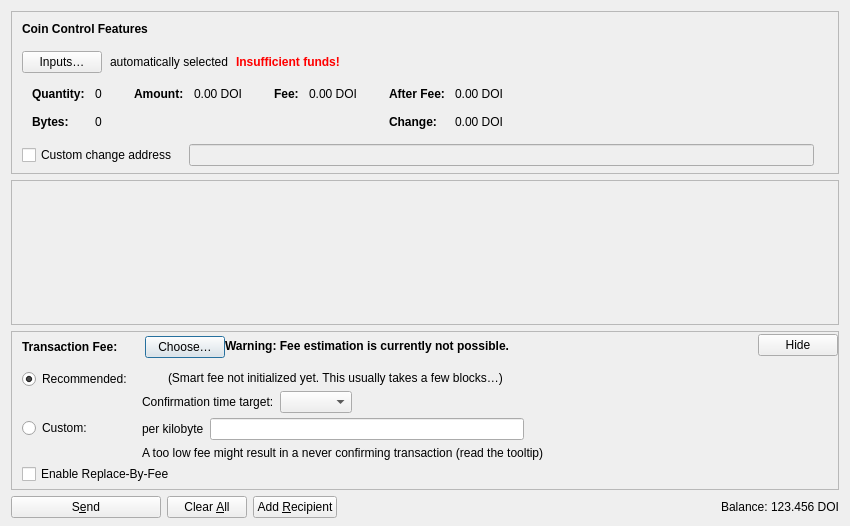
<?xml version="1.0" encoding="UTF-8"?>
<ui version="4.0">
 <class>SendCoinsDialog</class>
 <widget class="QDialog" name="SendCoinsDialog">
  <property name="geometry">
   <rect>
    <x>0</x>
    <y>0</y>
    <width>850</width>
    <height>526</height>
   </rect>
  </property>
  <property name="windowTitle">
   <string>Send Coins</string>
  </property>
  <layout class="QVBoxLayout" name="verticalLayout" stretch="0,1,0,0">
   <property name="bottomMargin">
    <number>8</number>
   </property>
   <item>
    <widget class="QFrame" name="frameCoinControl">
     <property name="sizePolicy">
      <sizepolicy hsizetype="Expanding" vsizetype="Expanding">
       <horstretch>0</horstretch>
       <verstretch>0</verstretch>
      </sizepolicy>
     </property>
     <property name="maximumSize">
      <size>
       <width>16777215</width>
       <height>16777215</height>
      </size>
     </property>
     <property name="frameShape">
      <enum>QFrame::StyledPanel</enum>
     </property>
     <property name="frameShadow">
      <enum>QFrame::Sunken</enum>
     </property>
     <layout class="QVBoxLayout" name="verticalLayoutCoinControl2">
      <property name="spacing">
       <number>0</number>
      </property>
      <property name="leftMargin">
       <number>0</number>
      </property>
      <property name="topMargin">
       <number>0</number>
      </property>
      <property name="rightMargin">
       <number>0</number>
      </property>
      <property name="bottomMargin">
       <number>6</number>
      </property>
      <item>
       <layout class="QVBoxLayout" name="verticalLayoutCoinControl" stretch="0,0,0,0,1">
        <property name="spacing">
         <number>0</number>
        </property>
        <property name="leftMargin">
         <number>10</number>
        </property>
        <property name="topMargin">
         <number>10</number>
        </property>
        <item>
         <layout class="QHBoxLayout" name="horizontalLayoutCoinControl1">
          <property name="bottomMargin">
           <number>15</number>
          </property>
          <item>
           <widget class="QLabel" name="labelCoinControlFeatures">
            <property name="sizePolicy">
             <sizepolicy hsizetype="Preferred" vsizetype="Maximum">
              <horstretch>0</horstretch>
              <verstretch>0</verstretch>
             </sizepolicy>
            </property>
            <property name="font">
             <font>
              <weight>75</weight>
              <bold>true</bold>
             </font>
            </property>
            <property name="styleSheet">
             <string notr="true">font-weight:bold;</string>
            </property>
            <property name="text">
             <string>Coin Control Features</string>
            </property>
           </widget>
          </item>
         </layout>
        </item>
        <item>
         <layout class="QHBoxLayout" name="horizontalLayoutCoinControl2" stretch="0,0,0,0">
          <property name="spacing">
           <number>8</number>
          </property>
          <property name="bottomMargin">
           <number>10</number>
          </property>
          <item>
           <widget class="QPushButton" name="pushButtonCoinControl">
            <property name="styleSheet">
             <string notr="true"/>
            </property>
            <property name="text">
             <string>Inputs…</string>
            </property>
            <property name="autoDefault">
             <bool>false</bool>
            </property>
           </widget>
          </item>
          <item>
           <widget class="QLabel" name="labelCoinControlAutomaticallySelected">
            <property name="text">
             <string>automatically selected</string>
            </property>
            <property name="margin">
             <number>5</number>
            </property>
           </widget>
          </item>
          <item>
           <widget class="QLabel" name="labelCoinControlInsuffFunds">
            <property name="font">
             <font>
              <weight>75</weight>
              <bold>true</bold>
             </font>
            </property>
            <property name="styleSheet">
             <string notr="true">color:red;font-weight:bold;</string>
            </property>
            <property name="text">
             <string>Insufficient funds!</string>
            </property>
            <property name="margin">
             <number>5</number>
            </property>
           </widget>
          </item>
          <item>
           <spacer name="horizontalSpacerCoinControl">
            <property name="orientation">
             <enum>Qt::Horizontal</enum>
            </property>
            <property name="sizeHint" stdset="0">
             <size>
              <width>40</width>
              <height>1</height>
             </size>
            </property>
           </spacer>
          </item>
         </layout>
        </item>
        <item>
         <widget class="QWidget" name="widgetCoinControl" native="true">
          <property name="sizePolicy">
           <sizepolicy hsizetype="Preferred" vsizetype="Preferred">
            <horstretch>0</horstretch>
            <verstretch>0</verstretch>
           </sizepolicy>
          </property>
          <property name="minimumSize">
           <size>
            <width>0</width>
            <height>0</height>
           </size>
          </property>
          <property name="styleSheet">
           <string notr="true"/>
          </property>
          <layout class="QHBoxLayout" name="horizontalLayoutCoinControl5">
           <property name="leftMargin">
            <number>0</number>
           </property>
           <property name="topMargin">
            <number>0</number>
           </property>
           <property name="rightMargin">
            <number>0</number>
           </property>
           <property name="bottomMargin">
            <number>0</number>
           </property>
           <item>
            <layout class="QHBoxLayout" name="horizontalLayoutCoinControl3" stretch="0,0,0,1">
             <property name="spacing">
              <number>20</number>
             </property>
             <property name="topMargin">
              <number>0</number>
             </property>
             <property name="bottomMargin">
              <number>10</number>
             </property>
             <item>
              <layout class="QFormLayout" name="formLayoutCoinControl1">
               <property name="labelAlignment">
                <set>Qt::AlignLeft|Qt::AlignVCenter</set>
               </property>
               <property name="horizontalSpacing">
                <number>10</number>
               </property>
               <property name="verticalSpacing">
                <number>14</number>
               </property>
               <property name="leftMargin">
                <number>10</number>
               </property>
               <property name="topMargin">
                <number>4</number>
               </property>
               <property name="rightMargin">
                <number>6</number>
               </property>
               <item row="0" column="0">
                <widget class="QLabel" name="labelCoinControlQuantityText">
                 <property name="font">
                  <font>
                   <weight>75</weight>
                   <bold>true</bold>
                  </font>
                 </property>
                 <property name="text">
                  <string>Quantity:</string>
                 </property>
                 <property name="margin">
                  <number>0</number>
                 </property>
                </widget>
               </item>
               <item row="0" column="1">
                <widget class="QLabel" name="labelCoinControlQuantity">
                 <property name="cursor">
                  <cursorShape>IBeamCursor</cursorShape>
                 </property>
                 <property name="contextMenuPolicy">
                  <enum>Qt::ActionsContextMenu</enum>
                 </property>
                 <property name="text">
                  <string notr="true">0</string>
                 </property>
                 <property name="margin">
                  <number>0</number>
                 </property>
                 <property name="textInteractionFlags">
                  <set>Qt::LinksAccessibleByMouse|Qt::TextSelectableByKeyboard|Qt::TextSelectableByMouse</set>
                 </property>
                </widget>
               </item>
               <item row="1" column="0">
                <widget class="QLabel" name="labelCoinControlBytesText">
                 <property name="font">
                  <font>
                   <weight>75</weight>
                   <bold>true</bold>
                  </font>
                 </property>
                 <property name="text">
                  <string>Bytes:</string>
                 </property>
                </widget>
               </item>
               <item row="1" column="1">
                <widget class="QLabel" name="labelCoinControlBytes">
                 <property name="cursor">
                  <cursorShape>IBeamCursor</cursorShape>
                 </property>
                 <property name="contextMenuPolicy">
                  <enum>Qt::ActionsContextMenu</enum>
                 </property>
                 <property name="text">
                  <string notr="true">0</string>
                 </property>
                 <property name="textInteractionFlags">
                  <set>Qt::LinksAccessibleByMouse|Qt::TextSelectableByKeyboard|Qt::TextSelectableByMouse</set>
                 </property>
                </widget>
               </item>
              </layout>
             </item>
             <item>
              <layout class="QFormLayout" name="formLayoutCoinControl2">
               <property name="horizontalSpacing">
                <number>10</number>
               </property>
               <property name="verticalSpacing">
                <number>14</number>
               </property>
               <property name="leftMargin">
                <number>6</number>
               </property>
               <property name="topMargin">
                <number>4</number>
               </property>
               <property name="rightMargin">
                <number>6</number>
               </property>
               <item row="0" column="0">
                <widget class="QLabel" name="labelCoinControlAmountText">
                 <property name="font">
                  <font>
                   <weight>75</weight>
                   <bold>true</bold>
                  </font>
                 </property>
                 <property name="text">
                  <string>Amount:</string>
                 </property>
                 <property name="margin">
                  <number>0</number>
                 </property>
                </widget>
               </item>
               <item row="0" column="1">
                <widget class="QLabel" name="labelCoinControlAmount">
                 <property name="cursor">
                  <cursorShape>IBeamCursor</cursorShape>
                 </property>
                 <property name="contextMenuPolicy">
                  <enum>Qt::ActionsContextMenu</enum>
                 </property>
                 <property name="text">
                  <string notr="true">0.00 DOI</string>
                 </property>
                 <property name="textInteractionFlags">
                  <set>Qt::LinksAccessibleByMouse|Qt::TextSelectableByKeyboard|Qt::TextSelectableByMouse</set>
                 </property>
                </widget>
               </item>
              </layout>
             </item>
             <item>
              <layout class="QFormLayout" name="formLayoutCoinControl3">
               <property name="horizontalSpacing">
                <number>10</number>
               </property>
               <property name="verticalSpacing">
                <number>14</number>
               </property>
               <property name="leftMargin">
                <number>6</number>
               </property>
               <property name="topMargin">
                <number>4</number>
               </property>
               <property name="rightMargin">
                <number>6</number>
               </property>
               <item row="0" column="0">
                <widget class="QLabel" name="labelCoinControlFeeText">
                 <property name="font">
                  <font>
                   <weight>75</weight>
                   <bold>true</bold>
                  </font>
                 </property>
                 <property name="text">
                  <string>Fee:</string>
                 </property>
                 <property name="margin">
                  <number>0</number>
                 </property>
                </widget>
               </item>
               <item row="0" column="1">
                <widget class="QLabel" name="labelCoinControlFee">
                 <property name="cursor">
                  <cursorShape>IBeamCursor</cursorShape>
                 </property>
                 <property name="contextMenuPolicy">
                  <enum>Qt::ActionsContextMenu</enum>
                 </property>
                 <property name="text">
                  <string notr="true">0.00 DOI</string>
                 </property>
                 <property name="textInteractionFlags">
                  <set>Qt::LinksAccessibleByMouse|Qt::TextSelectableByKeyboard|Qt::TextSelectableByMouse</set>
                 </property>
                </widget>
               </item>
              </layout>
             </item>
             <item>
              <layout class="QFormLayout" name="formLayoutCoinControl4">
               <property name="labelAlignment">
                <set>Qt::AlignLeft|Qt::AlignVCenter</set>
               </property>
               <property name="horizontalSpacing">
                <number>10</number>
               </property>
               <property name="verticalSpacing">
                <number>14</number>
               </property>
               <property name="leftMargin">
                <number>6</number>
               </property>
               <property name="topMargin">
                <number>4</number>
               </property>
               <property name="rightMargin">
                <number>6</number>
               </property>
               <item row="0" column="0">
                <widget class="QLabel" name="labelCoinControlAfterFeeText">
                 <property name="font">
                  <font>
                   <weight>75</weight>
                   <bold>true</bold>
                  </font>
                 </property>
                 <property name="text">
                  <string>After Fee:</string>
                 </property>
                 <property name="margin">
                  <number>0</number>
                 </property>
                </widget>
               </item>
               <item row="0" column="1">
                <widget class="QLabel" name="labelCoinControlAfterFee">
                 <property name="cursor">
                  <cursorShape>IBeamCursor</cursorShape>
                 </property>
                 <property name="contextMenuPolicy">
                  <enum>Qt::ActionsContextMenu</enum>
                 </property>
                 <property name="text">
                  <string notr="true">0.00 DOI</string>
                 </property>
                 <property name="textInteractionFlags">
                  <set>Qt::LinksAccessibleByMouse|Qt::TextSelectableByKeyboard|Qt::TextSelectableByMouse</set>
                 </property>
                </widget>
               </item>
               <item row="1" column="0">
                <widget class="QLabel" name="labelCoinControlChangeText">
                 <property name="font">
                  <font>
                   <weight>75</weight>
                   <bold>true</bold>
                  </font>
                 </property>
                 <property name="text">
                  <string>Change:</string>
                 </property>
                </widget>
               </item>
               <item row="1" column="1">
                <widget class="QLabel" name="labelCoinControlChange">
                 <property name="cursor">
                  <cursorShape>IBeamCursor</cursorShape>
                 </property>
                 <property name="contextMenuPolicy">
                  <enum>Qt::ActionsContextMenu</enum>
                 </property>
                 <property name="text">
                  <string notr="true">0.00 DOI</string>
                 </property>
                 <property name="textInteractionFlags">
                  <set>Qt::LinksAccessibleByMouse|Qt::TextSelectableByKeyboard|Qt::TextSelectableByMouse</set>
                 </property>
                </widget>
               </item>
              </layout>
             </item>
            </layout>
           </item>
          </layout>
         </widget>
        </item>
        <item>
         <layout class="QHBoxLayout" name="horizontalLayoutCoinControl4" stretch="0,0,0">
          <property name="spacing">
           <number>12</number>
          </property>
          <property name="sizeConstraint">
           <enum>QLayout::SetDefaultConstraint</enum>
          </property>
          <property name="topMargin">
           <number>5</number>
          </property>
          <property name="rightMargin">
           <number>5</number>
          </property>
          <item>
           <widget class="QCheckBox" name="checkBoxCoinControlChange">
            <property name="toolTip">
             <string>If this is activated, but the change address is empty or invalid, change will be sent to a newly generated address.</string>
            </property>
            <property name="text">
             <string>Custom change address</string>
            </property>
           </widget>
          </item>
          <item>
           <widget class="QValidatedLineEdit" name="lineEditCoinControlChange">
            <property name="enabled">
             <bool>false</bool>
            </property>
            <property name="sizePolicy">
             <sizepolicy hsizetype="Expanding" vsizetype="Fixed">
              <horstretch>0</horstretch>
              <verstretch>0</verstretch>
             </sizepolicy>
            </property>
           </widget>
          </item>
          <item>
           <widget class="QLabel" name="labelCoinControlChangeLabel">
            <property name="sizePolicy">
             <sizepolicy hsizetype="Preferred" vsizetype="Expanding">
              <horstretch>0</horstretch>
              <verstretch>0</verstretch>
             </sizepolicy>
            </property>
            <property name="minimumSize">
             <size>
              <width>0</width>
              <height>0</height>
             </size>
            </property>
            <property name="text">
             <string/>
            </property>
            <property name="margin">
             <number>3</number>
            </property>
           </widget>
          </item>
         </layout>
        </item>
        <item>
         <spacer name="verticalSpacerCoinControl">
          <property name="orientation">
           <enum>Qt::Vertical</enum>
          </property>
          <property name="sizeHint" stdset="0">
           <size>
            <width>800</width>
            <height>1</height>
           </size>
          </property>
         </spacer>
        </item>
       </layout>
      </item>
     </layout>
    </widget>
   </item>
   <item>
    <widget class="QScrollArea" name="scrollArea">
     <property name="widgetResizable">
      <bool>true</bool>
     </property>
     <widget class="QWidget" name="scrollAreaWidgetContents">
      <property name="geometry">
       <rect>
        <x>0</x>
        <y>0</y>
        <width>830</width>
        <height>104</height>
       </rect>
      </property>
      <layout class="QVBoxLayout" name="verticalLayout_2" stretch="0,1">
       <property name="leftMargin">
        <number>0</number>
       </property>
       <property name="topMargin">
        <number>0</number>
       </property>
       <property name="rightMargin">
        <number>0</number>
       </property>
       <property name="bottomMargin">
        <number>0</number>
       </property>
       <item>
        <layout class="QVBoxLayout" name="entries">
         <property name="spacing">
          <number>6</number>
         </property>
        </layout>
       </item>
       <item>
        <spacer name="verticalSpacer">
         <property name="orientation">
          <enum>Qt::Vertical</enum>
         </property>
         <property name="sizeHint" stdset="0">
          <size>
           <width>20</width>
           <height>40</height>
          </size>
         </property>
        </spacer>
       </item>
      </layout>
     </widget>
    </widget>
   </item>
   <item>
    <widget class="QFrame" name="frameFee">
     <property name="sizePolicy">
      <sizepolicy hsizetype="Expanding" vsizetype="Expanding">
       <horstretch>0</horstretch>
       <verstretch>0</verstretch>
      </sizepolicy>
     </property>
     <property name="maximumSize">
      <size>
       <width>16777215</width>
       <height>16777215</height>
      </size>
     </property>
     <property name="frameShape">
      <enum>QFrame::StyledPanel</enum>
     </property>
     <property name="frameShadow">
      <enum>QFrame::Sunken</enum>
     </property>
     <layout class="QVBoxLayout" name="verticalLayoutFee1">
      <property name="spacing">
       <number>0</number>
      </property>
      <property name="leftMargin">
       <number>0</number>
      </property>
      <property name="topMargin">
       <number>0</number>
      </property>
      <property name="rightMargin">
       <number>0</number>
      </property>
      <property name="bottomMargin">
       <number>0</number>
      </property>
      <item>
       <layout class="QVBoxLayout" name="verticalLayoutFee2" stretch="0,0,0">
        <property name="spacing">
         <number>0</number>
        </property>
        <property name="leftMargin">
         <number>10</number>
        </property>
        <property name="topMargin">
         <number>0</number>
        </property>
        <item>
         <layout class="QHBoxLayout" name="horizontalLayoutFee1">
          <property name="bottomMargin">
           <number>0</number>
          </property>
          <item>
           <layout class="QVBoxLayout" name="verticalLayoutFee7">
            <property name="spacing">
             <number>0</number>
            </property>
            <item>
             <spacer name="verticalSpacerSmartFee">
              <property name="orientation">
               <enum>Qt::Vertical</enum>
              </property>
              <property name="sizeType">
               <enum>QSizePolicy::Fixed</enum>
              </property>
              <property name="sizeHint" stdset="0">
               <size>
                <width>1</width>
                <height>4</height>
               </size>
              </property>
             </spacer>
            </item>
            <item>
             <layout class="QHBoxLayout" name="horizontalLayoutSmartFee">
              <property name="spacing">
               <number>10</number>
              </property>
              <item>
               <widget class="QLabel" name="labelFeeHeadline">
                <property name="sizePolicy">
                 <sizepolicy hsizetype="Preferred" vsizetype="Maximum">
                  <horstretch>0</horstretch>
                  <verstretch>0</verstretch>
                 </sizepolicy>
                </property>
                <property name="font">
                 <font>
                  <weight>75</weight>
                  <bold>true</bold>
                 </font>
                </property>
                <property name="styleSheet">
                 <string notr="true">font-weight:bold;</string>
                </property>
                <property name="text">
                 <string>Transaction Fee:</string>
                </property>
               </widget>
              </item>
              <item>
               <widget class="QLabel" name="labelFeeMinimized">
                <property name="text">
                 <string/>
                </property>
               </widget>
              </item>
              <item>
               <widget class="QPushButton" name="buttonChooseFee">
                <property name="text">
                 <string>Choose…</string>
                </property>
               </widget>
              </item>
             </layout>
            </item>
            <item>
             <spacer name="verticalSpacer_5">
              <property name="orientation">
               <enum>Qt::Vertical</enum>
              </property>
              <property name="sizeHint" stdset="0">
               <size>
                <width>1</width>
                <height>1</height>
               </size>
              </property>
             </spacer>
            </item>
           </layout>
          </item>
          <item>
           <widget class="QLabel" name="fallbackFeeWarningLabel">
            <property name="toolTip">
             <string>Using the fallbackfee can result in sending a transaction that will take several hours or days (or never) to confirm. Consider choosing your fee manually or wait until you have validated the complete chain.</string>
            </property>
            <property name="font">
            <font>
                <weight>75</weight>
                <bold>true</bold>
            </font>
            </property>
            <property name="text">
             <string>Warning: Fee estimation is currently not possible.</string>
            </property>
            <property name="wordWrap">
             <bool>false</bool>
            </property>
           </widget>
          </item>
          <item>
           <spacer name="horizontalSpacer_4">
            <property name="orientation">
             <enum>Qt::Horizontal</enum>
            </property>
            <property name="sizeType">
             <enum>QSizePolicy::MinimumExpanding</enum>
            </property>
            <property name="sizeHint" stdset="0">
             <size>
              <width>40</width>
              <height>20</height>
             </size>
            </property>
           </spacer>
          </item>
          <item>
           <widget class="QPushButton" name="buttonMinimizeFee">
            <property name="toolTip">
             <string>Hide transaction fee settings</string>
            </property>
            <property name="text">
             <string>Hide</string>
            </property>
           </widget>
          </item>
         </layout>
        </item>
        <item>
         <widget class="QFrame" name="frameFeeSelection">
          <layout class="QVBoxLayout" name="verticalLayoutFee12">
           <property name="spacing">
            <number>0</number>
           </property>
           <property name="leftMargin">
            <number>0</number>
           </property>
           <property name="topMargin">
            <number>0</number>
           </property>
           <property name="rightMargin">
            <number>0</number>
           </property>
           <property name="bottomMargin">
            <number>0</number>
           </property>
           <item>
            <layout class="QGridLayout" name="gridLayoutFee">
             <property name="topMargin">
              <number>10</number>
             </property>
             <property name="bottomMargin">
              <number>4</number>
             </property>
             <property name="horizontalSpacing">
              <number>10</number>
             </property>
             <property name="verticalSpacing">
              <number>4</number>
             </property>
             <item row="1" column="1">
              <layout class="QVBoxLayout" name="verticalLayoutFee8">
               <property name="spacing">
                <number>6</number>
               </property>
               <item>
                <layout class="QHBoxLayout" name="horizontalLayoutFee13">
                 <item>
                  <widget class="QLabel" name="labelCustomPerKilobyte">
                   <property name="toolTip">
                    <string>Specify a custom fee per kB (1,000 bytes) of the transaction's virtual size.

Note:  Since the fee is calculated on a per-byte basis, a fee rate of "100 satoshis per kvB" for a transaction size of 500 virtual bytes (half of 1 kvB) would ultimately yield a fee of only 50 satoshis.</string>
                   </property>
                   <property name="text">
                    <string>per kilobyte</string>
                   </property>
                  </widget>
                 </item>
                 <item>
                  <widget class="BitcoinAmountField" name="customFee"/>
                 </item>
                 <item>
                  <spacer name="horizontalSpacer_6">
                   <property name="orientation">
                    <enum>Qt::Horizontal</enum>
                   </property>
                   <property name="sizeHint" stdset="0">
                    <size>
                     <width>1</width>
                     <height>1</height>
                    </size>
                   </property>
                  </spacer>
                 </item>
                </layout>
               </item>
               <item>
                <layout class="QHBoxLayout" name="horizontalLayoutFee8">
                 <item>
                  <widget class="QLabel" name="labelCustomFeeWarning">
                   <property name="enabled">
                    <bool>true</bool>
                   </property>
                   <property name="toolTip">
                    <string>When there is less transaction volume than space in the blocks, miners as well as relaying nodes may enforce a minimum fee. Paying only this minimum fee is just fine, but be aware that this can result in a never confirming transaction once there is more demand for bitcoin transactions than the network can process.</string>
                   </property>
                   <property name="text">
                    <string>A too low fee might result in a never confirming transaction (read the tooltip)</string>
                   </property>
                  </widget>
                 </item>
                 <item>
                  <spacer name="horizontalSpacer_2">
                   <property name="orientation">
                    <enum>Qt::Horizontal</enum>
                   </property>
                   <property name="sizeHint" stdset="0">
                    <size>
                     <width>1</width>
                     <height>1</height>
                    </size>
                   </property>
                  </spacer>
                 </item>
                </layout>
               </item>
              </layout>
             </item>
             <item row="0" column="0">
              <layout class="QVBoxLayout" name="verticalLayoutFee4" stretch="0,1">
               <item>
                <widget class="QRadioButton" name="radioSmartFee">
                 <property name="text">
                  <string>Recommended:</string>
                 </property>
                 <property name="checked">
                  <bool>true</bool>
                 </property>
                 <attribute name="buttonGroup">
                  <string notr="true">groupFee</string>
                 </attribute>
                </widget>
               </item>
               <item>
                <spacer name="verticalSpacer_2">
                 <property name="orientation">
                  <enum>Qt::Vertical</enum>
                 </property>
                 <property name="sizeHint" stdset="0">
                  <size>
                   <width>1</width>
                   <height>1</height>
                  </size>
                 </property>
                </spacer>
               </item>
              </layout>
             </item>
             <item row="1" column="0">
              <layout class="QVBoxLayout" name="verticalLayoutFee9" stretch="0,1">
               <item>
                <widget class="QRadioButton" name="radioCustomFee">
                 <property name="text">
                  <string>Custom:</string>
                 </property>
                 <attribute name="buttonGroup">
                  <string notr="true">groupFee</string>
                 </attribute>
                </widget>
               </item>
               <item>
                <spacer name="verticalSpacer_6">
                 <property name="orientation">
                  <enum>Qt::Vertical</enum>
                 </property>
                 <property name="sizeHint" stdset="0">
                  <size>
                   <width>1</width>
                   <height>1</height>
                  </size>
                 </property>
                </spacer>
               </item>
              </layout>
             </item>
             <item row="0" column="1">
              <layout class="QVBoxLayout" name="verticalLayoutFee3" stretch="0,0,1">
               <property name="spacing">
                <number>6</number>
               </property>
               <property name="topMargin">
                <number>2</number>
               </property>
               <item>
                <layout class="QHBoxLayout" name="horizontalLayoutFee12">
                 <item>
                  <widget class="QLabel" name="labelSmartFee">
                   <property name="text">
                    <string/>
                   </property>
                  </widget>
                 </item>
                 <item>
                  <widget class="QLabel" name="labelFeeEstimation">
                   <property name="text">
                    <string/>
                   </property>
                  </widget>
                 </item>
                 <item>
                  <widget class="QLabel" name="labelSmartFee2">
                   <property name="text">
                    <string>(Smart fee not initialized yet. This usually takes a few blocks…)</string>
                   </property>
                  </widget>
                 </item>
                 <item>
                  <spacer name="horizontalSpacer_5">
                   <property name="orientation">
                    <enum>Qt::Horizontal</enum>
                   </property>
                   <property name="sizeHint" stdset="0">
                    <size>
                     <width>1</width>
                     <height>1</height>
                    </size>
                   </property>
                  </spacer>
                 </item>
                </layout>
               </item>
               <item>
                <layout class="QHBoxLayout" name="horizontalLayoutFee9">
                 <item>
                  <layout class="QVBoxLayout" name="verticalLayoutFee6">
                   <item>
                    <widget class="QLabel" name="labelSmartFee3">
                     <property name="text">
                      <string>Confirmation time target:</string>
                     </property>
                    </widget>
                   </item>
                  </layout>
                 </item>
                 <item>
                  <layout class="QVBoxLayout" name="verticalLayoutFee5">
                   <property name="rightMargin">
                    <number>30</number>
                   </property>
                   <item>
                    <layout class="QHBoxLayout" name="horizontalLayoutConfTarget">
                     <property name="bottomMargin">
                      <number>0</number>
                     </property>
                     <item>
                      <widget class="QComboBox" name="confTargetSelector"/>
                     </item>
                     <item>
                      <spacer name="horizontalSpacerConfTarget">
                       <property name="orientation">
                        <enum>Qt::Horizontal</enum>
                       </property>
                       <property name="sizeHint" stdset="0">
                        <size>
                         <width>40</width>
                         <height>20</height>
                        </size>
                       </property>
                      </spacer>
                     </item>
                    </layout>
                   </item>
                  </layout>
                 </item>
                </layout>
               </item>
               <item>
                <spacer name="verticalSpacer_4">
                 <property name="orientation">
                  <enum>Qt::Vertical</enum>
                 </property>
                 <property name="sizeHint" stdset="0">
                  <size>
                   <width>1</width>
                   <height>1</height>
                  </size>
                 </property>
                </spacer>
               </item>
              </layout>
             </item>
            </layout>
           </item>
           <item>
            <widget class="QCheckBox" name="optInRBF">
             <property name="text">
              <string>Enable Replace-By-Fee</string>
             </property>
             <property name="toolTip">
              <string>With Replace-By-Fee (BIP-125) you can increase a transaction's fee after it is sent. Without this, a higher fee may be recommended to compensate for increased transaction delay risk.</string>
             </property>
            </widget>
           </item>
          </layout>
         </widget>
        </item>
        <item>
         <spacer name="verticalSpacerFee">
          <property name="orientation">
           <enum>Qt::Vertical</enum>
          </property>
          <property name="sizeHint" stdset="0">
           <size>
            <width>40</width>
            <height>5</height>
           </size>
          </property>
         </spacer>
        </item>
       </layout>
      </item>
     </layout>
    </widget>
   </item>
   <item>
    <layout class="QHBoxLayout" name="horizontalLayout">
     <item>
      <widget class="QPushButton" name="sendButton">
       <property name="minimumSize">
        <size>
         <width>150</width>
         <height>0</height>
        </size>
       </property>
       <property name="toolTip">
        <string>Confirm the send action</string>
       </property>
       <property name="text">
        <string>S&amp;end</string>
       </property>
       <property name="icon">
        <iconset resource="../bitcoin.qrc">
         <normaloff>:/icons/send</normaloff>:/icons/send</iconset>
       </property>
       <property name="autoDefault">
        <bool>false</bool>
       </property>
       <property name="default">
        <bool>false</bool>
       </property>
      </widget>
     </item>
     <item>
      <widget class="QPushButton" name="clearButton">
       <property name="sizePolicy">
        <sizepolicy hsizetype="Minimum" vsizetype="Fixed">
         <horstretch>0</horstretch>
         <verstretch>0</verstretch>
        </sizepolicy>
       </property>
       <property name="toolTip">
        <string>Clear all fields of the form.</string>
       </property>
       <property name="text">
        <string>Clear &amp;All</string>
       </property>
       <property name="icon">
        <iconset resource="../bitcoin.qrc">
         <normaloff>:/icons/remove</normaloff>:/icons/remove</iconset>
       </property>
       <property name="autoDefault">
        <bool>false</bool>
       </property>
      </widget>
     </item>
     <item>
      <widget class="QPushButton" name="addButton">
       <property name="toolTip">
        <string>Send to multiple recipients at once</string>
       </property>
       <property name="text">
        <string>Add &amp;Recipient</string>
       </property>
       <property name="icon">
        <iconset resource="../bitcoin.qrc">
         <normaloff>:/icons/add</normaloff>:/icons/add</iconset>
       </property>
       <property name="autoDefault">
        <bool>false</bool>
       </property>
      </widget>
     </item>
     <item>
      <spacer name="horizontalSpacer">
       <property name="orientation">
        <enum>Qt::Horizontal</enum>
       </property>
       <property name="sizeHint" stdset="0">
        <size>
         <width>40</width>
         <height>20</height>
        </size>
       </property>
      </spacer>
     </item>
     <item>
      <layout class="QHBoxLayout" name="horizontalLayout_2">
       <property name="spacing">
        <number>3</number>
       </property>
       <item>
        <widget class="QLabel" name="labelBalanceName">
         <property name="sizePolicy">
          <sizepolicy hsizetype="Preferred" vsizetype="Fixed">
           <horstretch>0</horstretch>
           <verstretch>0</verstretch>
          </sizepolicy>
         </property>
         <property name="text">
          <string>Balance:</string>
         </property>
        </widget>
       </item>
       <item>
        <widget class="QLabel" name="labelBalance">
         <property name="sizePolicy">
          <sizepolicy hsizetype="Preferred" vsizetype="Fixed">
           <horstretch>0</horstretch>
           <verstretch>0</verstretch>
          </sizepolicy>
         </property>
         <property name="cursor">
          <cursorShape>IBeamCursor</cursorShape>
         </property>
         <property name="text">
          <string notr="true">123.456 DOI</string>
         </property>
         <property name="textInteractionFlags">
          <set>Qt::LinksAccessibleByMouse|Qt::TextSelectableByKeyboard|Qt::TextSelectableByMouse</set>
         </property>
        </widget>
       </item>
      </layout>
     </item>
    </layout>
   </item>
  </layout>
 </widget>
 <customwidgets>
  <customwidget>
   <class>QValidatedLineEdit</class>
   <extends>QLineEdit</extends>
   <header>qt/qvalidatedlineedit.h</header>
  </customwidget>
  <customwidget>
   <class>BitcoinAmountField</class>
   <extends>QLineEdit</extends>
   <header>qt/bitcoinamountfield.h</header>
   <container>1</container>
  </customwidget>
 </customwidgets>
 <resources>
  <include location="../bitcoin.qrc"/>
 </resources>
 <connections/>
 <buttongroups>
  <buttongroup name="groupFee"/>
 </buttongroups>
</ui>
